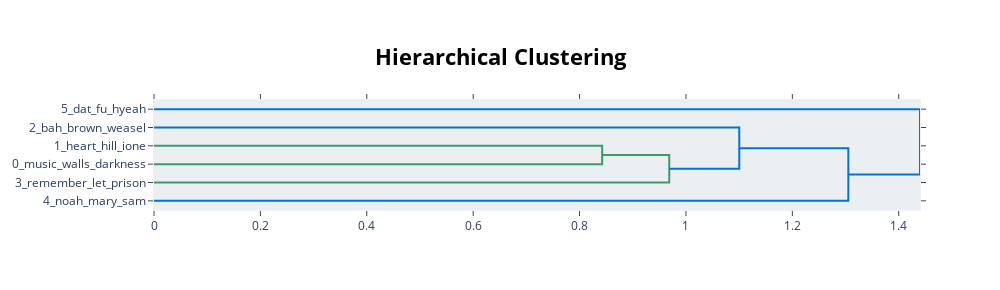

Here is the notebook cell this chart was saved with:
### Code cell
topic_model.visualize_hierarchy(top_n_topics=6)

### Figure 1 — Plotly figure (JSON) as saved in the notebook; plotly's stock layout.template omitted (floating-point values rounded to 4 significant figures)
{"data": [{"hoverinfo": "text", "marker": {"color": "rgb(61,153,112)"}, "mode": "lines", "type": "scatter", "x": [0, 0.8425, 0.8425, 0], "xaxis": "x", "y": [-25, -25, -35, -35], "yaxis": "y"}, {"hoverinfo": "text", "marker": {"color": "rgb(61,153,112)"}, "mode": "lines", "type": "scatter", "x": [0.8425, 0.9686, 0.9686, 0], "xaxis": "x", "y": [-30, -30, -45, -45], "yaxis": "y"}, {"hoverinfo": "text", "marker": {"color": "rgb(0,116,217)"}, "mode": "lines", "type": "scatter", "x": [0, 1.1, 1.1, 0.9686], "xaxis": "x", "y": [-15, -15, -37.5, -37.5], "yaxis": "y"}, {"hoverinfo": "text", "marker": {"color": "rgb(0,116,217)"}, "mode": "lines", "type": "scatter", "x": [1.1, 1.305, 1.305, 0], "xaxis": "x", "y": [-26.25, -26.25, -55, -55], "yaxis": "y"}, {"hoverinfo": "text", "marker": {"color": "rgb(0,116,217)"}, "mode": "lines", "type": "scatter", "x": [0, 1.44, 1.44, 1.305], "xaxis": "x", "y": [-5, -5, -40.62, -40.62], "yaxis": "y"}], "layout": {"autosize": false, "height": 290, "hoverlabel": {"bgcolor": "white", "font": {"family": "Rockwell", "size": 16}}, "hovermode": "closest", "plot_bgcolor": "#ECEFF1", "showlegend": false, "title": {"font": {"color": "Black", "size": 22}, "text": "<b>Hierarchical Clustering</b>", "x": 0.5, "xanchor": "center", "yanchor": "top"}, "width": 1000, "xaxis": {"mirror": "allticks", "rangemode": "tozero", "showgrid": false, "showline": true, "showticklabels": true, "ticks": "outside", "type": "linear", "zeroline": false}, "yaxis": {"mirror": "allticks", "range": [-60, 0], "rangemode": "tozero", "showgrid": false, "showline": true, "showticklabels": true, "tickmode": "array", "ticks": "outside", "ticktext": ["5_dat_fu_hyeah", "2_bah_brown_weasel", "1_heart_hill_ione", "0_music_walls_darkness", "3_remember_let_prison", "4_noah_mary_sam"], "tickvals": [-5, -15, -25, -35, -45, -55], "type": "linear", "zeroline": false}}}
